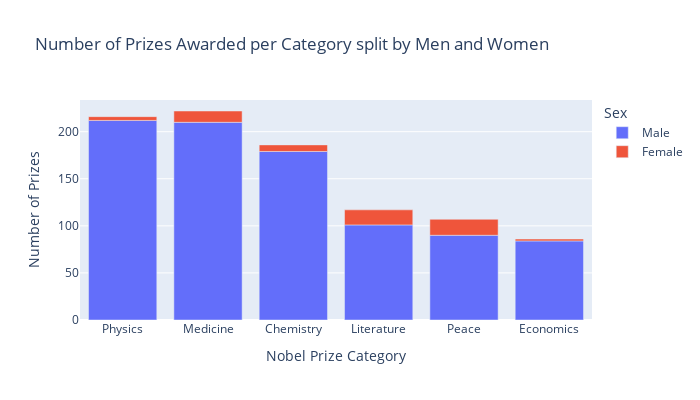

The cell this chart's notebook holds for it:
### Code cell
fig = px.bar(category_sex, x=category_sex.index, y=['Male', 'Female'], 
            title="Number of Prizes Awarded per Category split by Men and Women",
            width=700, height=400)

fig.update_layout(
    xaxis_title="Nobel Prize Category",
    yaxis_title="Number of Prizes",
    legend_title_text="Sex",
)
fig.show()

### Figure 1 — Plotly figure (JSON) as saved in the notebook; plotly's stock layout.template omitted (floating-point values rounded to 4 significant figures)
{"data": [{"hovertemplate": "variable=Male<br>category=%{x}<br>value=%{y}<extra></extra>", "legendgroup": "Male", "marker": {"color": "#636efa", "pattern": {"shape": ""}}, "name": "Male", "orientation": "v", "showlegend": true, "textposition": "auto", "type": "bar", "x": ["Physics", "Medicine", "Chemistry", "Literature", "Peace", "Economics"], "xaxis": "x", "y": [212, 210, 179, 101, 90, 84], "yaxis": "y"}, {"hovertemplate": "variable=Female<br>category=%{x}<br>value=%{y}<extra></extra>", "legendgroup": "Female", "marker": {"color": "#EF553B", "pattern": {"shape": ""}}, "name": "Female", "orientation": "v", "showlegend": true, "textposition": "auto", "type": "bar", "x": ["Physics", "Medicine", "Chemistry", "Literature", "Peace", "Economics"], "xaxis": "x", "y": [4, 12, 7, 16, 17, 2], "yaxis": "y"}], "layout": {"barmode": "relative", "height": 400, "legend": {"title": {"text": "Sex"}, "tracegroupgap": 0}, "title": {"text": "Number of Prizes Awarded per Category split by Men and Women"}, "width": 700, "xaxis": {"anchor": "y", "domain": [0, 1], "title": {"text": "Nobel Prize Category"}}, "yaxis": {"anchor": "x", "domain": [0, 1], "title": {"text": "Number of Prizes"}}}}
